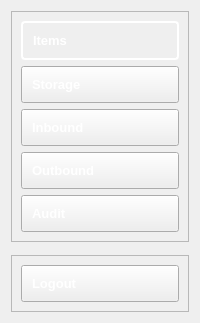
        <widget class="QCustomSlideMenu" name="sideNav" native="true">
         <property name="sizePolicy">
          <sizepolicy hsizetype="Minimum" vsizetype="Expanding">
           <horstretch>0</horstretch>
           <verstretch>0</verstretch>
          </sizepolicy>
         </property>
         <property name="styleSheet">
          <string notr="true">#sideNav{
	background-color: #3454CF
}

#menu1 QPushButton{
	color: #fff;
	text-align: left;
	padding: 10px;
}

#menu2 QPushButton{
	color: #fff;
	text-align: left;
	padding: 10px;
}



</string>
         </property>
         <layout class="QVBoxLayout" name="verticalLayout_2">
          <item>
           <widget class="QFrame" name="menu1">
            <property name="sizePolicy">
             <sizepolicy hsizetype="Preferred" vsizetype="Maximum">
              <horstretch>0</horstretch>
              <verstretch>0</verstretch>
             </sizepolicy>
            </property>
            <property name="maximumSize">
             <size>
              <width>16777215</width>
              <height>233</height>
             </size>
            </property>
            <property name="styleSheet">
             <string notr="true">#btnItems{
	border: 2px solid #fff;
	border-radius: 4px;
}</string>
            </property>
            <property name="frameShape">
             <enum>QFrame::StyledPanel</enum>
            </property>
            <property name="frameShadow">
             <enum>QFrame::Raised</enum>
            </property>
            <layout class="QVBoxLayout" name="verticalLayout_3">
             <item>
              <widget class="QPushButton" name="btnItems">
               <property name="font">
                <font>
                 <pointsize>10</pointsize>
                 <weight>75</weight>
                 <bold>true</bold>
                </font>
               </property>
               <property name="cursor">
                <cursorShape>PointingHandCursor</cursorShape>
               </property>
               <property name="text">
                <string>Items</string>
               </property>
               <property name="icon">
                <iconset resource="../Qss/icons/_icons.qrc">
                 <normaloff>:/font_awesome_regular/icons/font_awesome/regular/items.png</normaloff>:/font_awesome_regular/icons/font_awesome/regular/items.png</iconset>
               </property>
              </widget>
             </item>
             <item>
              <widget class="QPushButton" name="btnStorage">
               <property name="font">
                <font>
                 <pointsize>10</pointsize>
                 <weight>75</weight>
                 <bold>true</bold>
                </font>
               </property>
               <property name="cursor">
                <cursorShape>PointingHandCursor</cursorShape>
               </property>
               <property name="text">
                <string>Storage</string>
               </property>
               <property name="icon">
                <iconset resource="../Qss/icons/_icons.qrc">
                 <normaloff>:/font_awesome_regular/icons/font_awesome/regular/storage.png</normaloff>:/font_awesome_regular/icons/font_awesome/regular/storage.png</iconset>
               </property>
              </widget>
             </item>
             <item>
              <widget class="QPushButton" name="btnInbound">
               <property name="font">
                <font>
                 <pointsize>10</pointsize>
                 <weight>75</weight>
                 <bold>true</bold>
                </font>
               </property>
               <property name="cursor">
                <cursorShape>PointingHandCursor</cursorShape>
               </property>
               <property name="text">
                <string>Inbound</string>
               </property>
               <property name="icon">
                <iconset resource="../Qss/icons/_icons.qrc">
                 <normaloff>:/font_awesome_regular/icons/font_awesome/regular/inbound.png</normaloff>:/font_awesome_regular/icons/font_awesome/regular/inbound.png</iconset>
               </property>
              </widget>
             </item>
             <item>
              <widget class="QPushButton" name="btnOutbound">
               <property name="font">
                <font>
                 <pointsize>10</pointsize>
                 <weight>75</weight>
                 <bold>true</bold>
                </font>
               </property>
               <property name="cursor">
                <cursorShape>PointingHandCursor</cursorShape>
               </property>
               <property name="text">
                <string>Outbound</string>
               </property>
               <property name="icon">
                <iconset resource="../Qss/icons/_icons.qrc">
                 <normaloff>:/font_awesome_regular/icons/font_awesome/regular/outbound.png</normaloff>:/font_awesome_regular/icons/font_awesome/regular/outbound.png</iconset>
               </property>
              </widget>
             </item>
             <item>
              <widget class="QPushButton" name="btnAudit">
               <property name="font">
                <font>
                 <pointsize>10</pointsize>
                 <weight>75</weight>
                 <bold>true</bold>
                </font>
               </property>
               <property name="cursor">
                <cursorShape>PointingHandCursor</cursorShape>
               </property>
               <property name="text">
                <string>Audit</string>
               </property>
               <property name="icon">
                <iconset resource="../Qss/icons/_icons.qrc">
                 <normaloff>:/font_awesome_regular/icons/font_awesome/regular/pen-to-square.png</normaloff>:/font_awesome_regular/icons/font_awesome/regular/pen-to-square.png</iconset>
               </property>
              </widget>
             </item>
            </layout>
           </widget>
          </item>
          <item>
           <spacer name="verticalSpacer">
            <property name="orientation">
             <enum>Qt::Vertical</enum>
            </property>
            <property name="sizeType">
             <enum>QSizePolicy::Expanding</enum>
            </property>
            <property name="sizeHint" stdset="0">
             <size>
              <width>20</width>
              <height>7</height>
             </size>
            </property>
           </spacer>
          </item>
          <item>
           <widget class="QFrame" name="menu2">
            <property name="sizePolicy">
             <sizepolicy hsizetype="Preferred" vsizetype="Expanding">
              <horstretch>0</horstretch>
              <verstretch>0</verstretch>
             </sizepolicy>
            </property>
            <property name="maximumSize">
             <size>
              <width>16777215</width>
              <height>59</height>
             </size>
            </property>
            <property name="styleSheet">
             <string notr="true"/>
            </property>
            <property name="frameShape">
             <enum>QFrame::StyledPanel</enum>
            </property>
            <property name="frameShadow">
             <enum>QFrame::Raised</enum>
            </property>
            <layout class="QVBoxLayout" name="verticalLayout_4">
             <item>
              <widget class="QPushButton" name="btnLogout">
               <property name="font">
                <font>
                 <pointsize>10</pointsize>
                 <weight>75</weight>
                 <bold>true</bold>
                </font>
               </property>
               <property name="text">
                <string>Logout</string>
               </property>
               <property name="icon">
                <iconset resource="../Qss/icons/_icons.qrc">
                 <normaloff>:/font_awesome_regular/icons/font_awesome/regular/logout.png</normaloff>:/font_awesome_regular/icons/font_awesome/regular/logout.png</iconset>
               </property>
              </widget>
             </item>
            </layout>
           </widget>
          </item>
         </layout>
        </widget>
